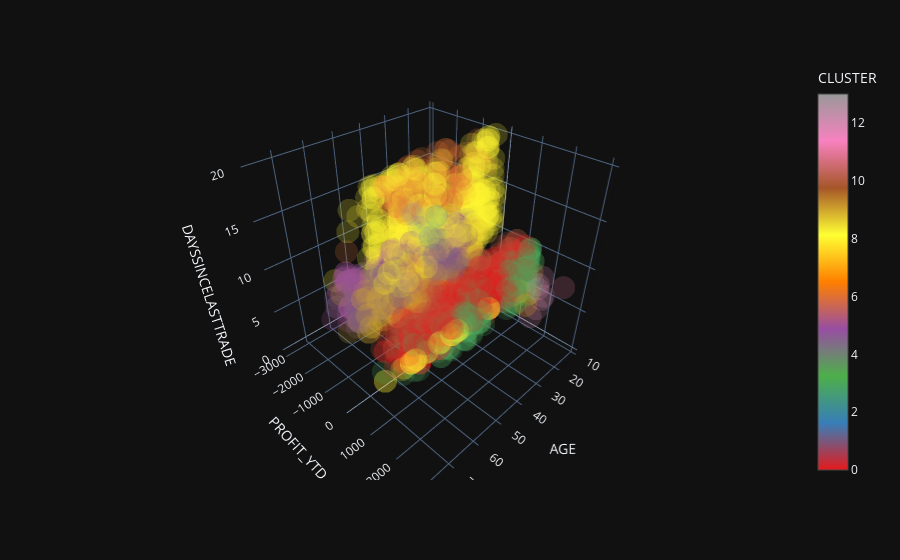

The notebook cell this image was saved under:
### Code cell
X_df = df_churn.copy()
X_df['CLUSTER'] = predicted
animate_scatter_3d(X_df, x_name, y_name, z_name, color='CLUSTER')

### Figure 1 — Plotly figure (JSON) as saved in the notebook; plotly's stock layout.template omitted (floating-point values rounded to 4 significant figures; data arrays with more than 128 entries replaced by an {"elided": "..."} marker saying what was removed)
{"data": [{"hoverlabel": {"namelength": 0}, "hovertemplate": "AGE=%{x}<br>PROFIT_YTD=%{y}<br>DAYSSINCELASTTRADE=%{z}<br>CLUSTER=%{marker.color}", "legendgroup": "", "marker": {"color": {"elided": "2066 int values"}, "coloraxis": "coloraxis", "opacity": 0.2, "symbol": "circle"}, "mode": "markers", "name": "", "scene": "scene", "showlegend": false, "type": "scatter3d", "x": {"elided": "2066 int values"}, "y": {"elided": "2066 float values"}, "z": {"elided": "2066 int values"}}], "layout": {"autosize": true, "coloraxis": {"colorbar": {"title": {"text": "CLUSTER"}}, "colorscale": [[0, "rgb(228,26,28)"], [0.125, "rgb(55,126,184)"], [0.25, "rgb(77,175,74)"], [0.375, "rgb(152,78,163)"], [0.5, "rgb(255,127,0)"], [0.625, "rgb(255,255,51)"], [0.75, "rgb(166,86,40)"], [0.875, "rgb(247,129,191)"], [1, "rgb(153,153,153)"]]}, "legend": {"tracegroupgap": 0}, "margin": {"t": 60}, "scene": {"aspectmode": "auto", "aspectratio": {"x": 1, "y": 1, "z": 1}, "domain": {"x": [0, 0.98], "y": [0, 1]}, "xaxis": {"title": {"text": "AGE"}, "type": "linear"}, "yaxis": {"title": {"text": "PROFIT_YTD"}, "type": "linear"}, "zaxis": {"title": {"text": "DAYSSINCELASTTRADE"}, "type": "linear"}}}}
